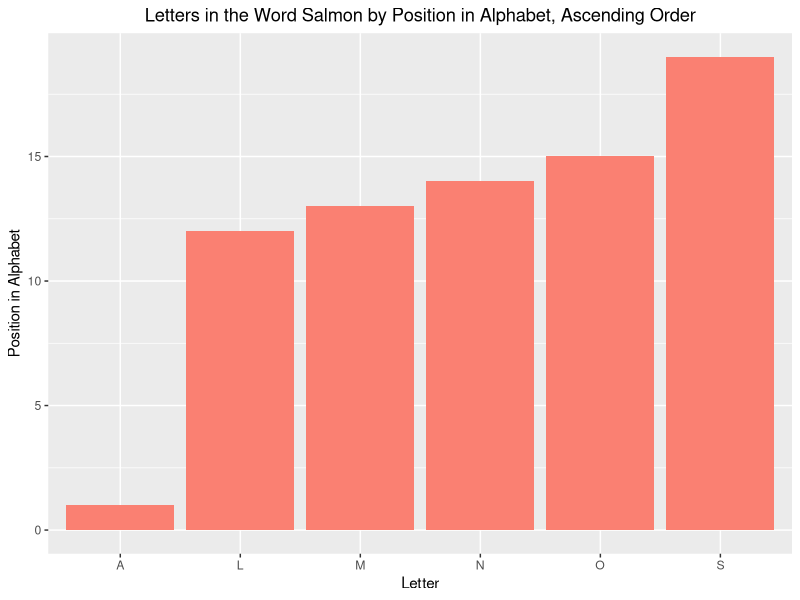

R code for this plot:
## ---- chunk 1
knitr::opts_chunk$set(echo = TRUE)
## ---- chunk 2
library(tidyverse)

alphabet_position <- tibble(
  letter = c("S", "A", "L", "M", "O", "N"),
  number = c(19, 1, 12, 13, 15, 14)
)

alphabet_position
## ---- chunk 3
ggplot(data = alphabet_position, mapping = aes(x = letter, y = number)) +
  geom_col(fill = "salmon") +
  labs(x = "Letter", y = "Position in Alphabet", title = "Letters in the Word Salmon by Position in Alphabet, Ascending Order") +
  theme(plot.title = element_text(hjust = 0.5))
